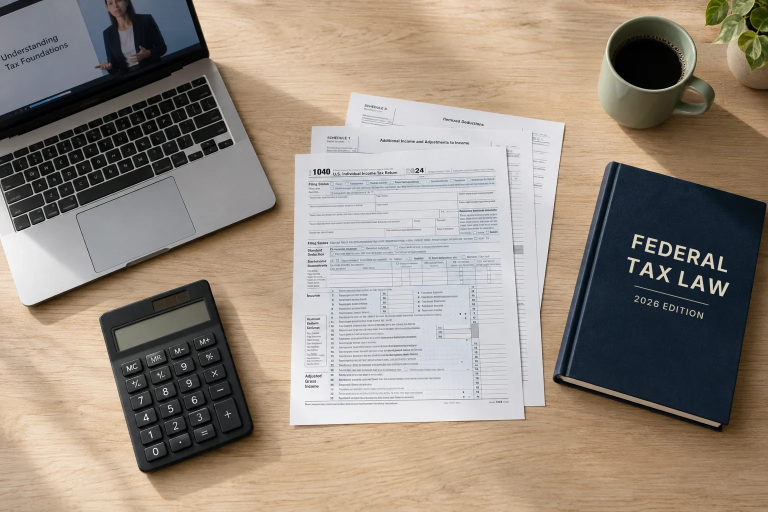
#> input picture taxcoursefinder-migration/assets/tax-study-workspace-federal-tax-law-2026.webp, 1536 x 1024 px (shown at 1/2 size)
$ python slice.py ../assets/tax-study-workspace-federal-tax-law-2026.webp
#> lines starting #> are read from the running program, lines starting #| are printed output that depends on the picture
import sys, glob
from PIL import Image
for f in sys.argv[1:]:
    im = Image.open(f); w, h = im.size
#> further down, im is the input picture: PIL image 1536x1024 RGB; mean R, G, B 149.7, 138.5, 126.6
#> after `w, h = im.size`: w = 1536; h = 1024
    im = im.resize((w // 2, h // 2)); n = 0
#> after `im = im.resize((w // 2, h // 2))`:
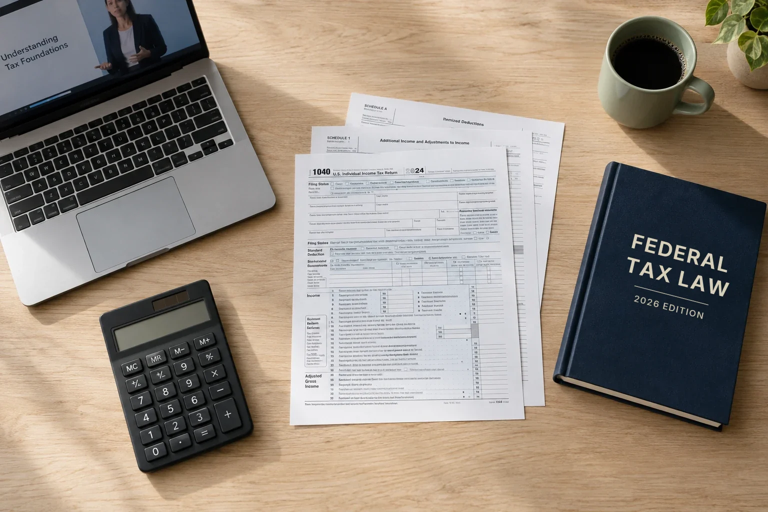
#> im: PIL image 768x512 RGB; mean R, G, B 149.7, 138.5, 126.6
    for i, y in enumerate(range(0, h // 2, 1300)):
        im.crop((0, y, w // 2, min(h // 2, y + 1300))).save(f.replace('.png', '-part%d.png' % i)); n += 1
#> after the loop, n = 1
    print(f.rsplit('/', 1)[-1], h, n)
#| tax-study-workspace-federal-tax-law-2026.webp 1024 1
